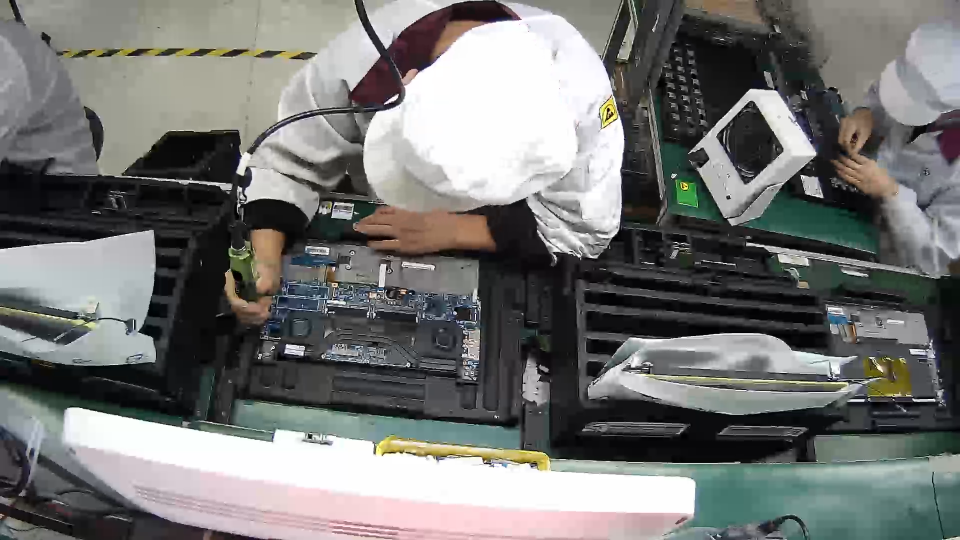
//> input picture images/1.png, 1920 x 1080 px (shown at 1/2 size)
$ ./sift_cv ../images/1.png ../images/10.png   (built with g++ and OpenCV 4)
//> lines starting //> are read from the running program, lines starting //| are printed output that depends on the picture
#include <iostream>
#include <opencv2/core/core.hpp>
#include <opencv2/features2d/features2d.hpp>
#include <opencv2/highgui/highgui.hpp>
#include <opencv2/opencv.hpp>
#include <opencv2/xfeatures2d.hpp>
#include <chrono>

using namespace std;
using namespace cv;

int main(int argc, char **argv)
{
    if (argc != 3) {
        cout << "usage: feature_extraction img1 img2" << endl;
        return 1;
    }

    //Read Images
    Mat img_1 = imread(argv[1], CV_LOAD_IMAGE_COLOR);
//> img_1 is the input picture: 1080 rows x 1920 cols, CV_8UC3; mean B, G, R 115.6, 117.5, 116.7
    resize(img_1, img_1, Size(0, 0), 0.125, 0.125);
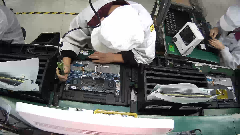
//> img_1: 135 rows x 240 cols, CV_8UC3; mean B, G, R 115.6, 117.5, 116.7
    img_1 = Mat(img_1, Rect(0, img_1.rows/2, img_1.cols, img_1.rows/2));
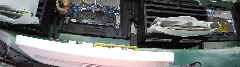
//> img_1: 67 rows x 240 cols, CV_8UC3; mean B, G, R 111.4, 112.1, 109.4
    Mat img_2 = imread(argv[2], CV_LOAD_IMAGE_COLOR);
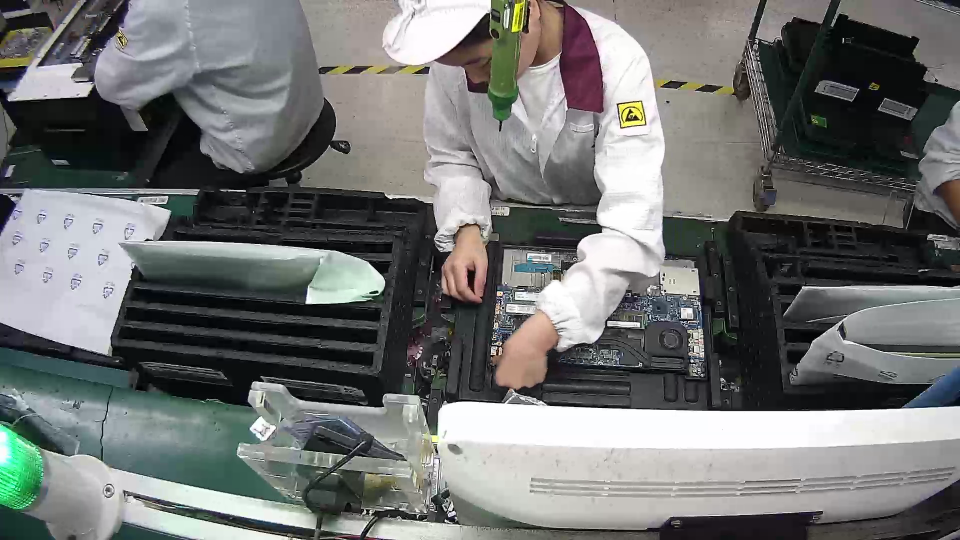
//> input picture images/10.png, 1920 x 1080 px (shown at 1/2 size)
//> img_2 is the input picture: 1080 rows x 1920 cols, CV_8UC3; mean B, G, R 114, 115.1, 113.2
    resize(img_2, img_2, Size(0, 0), 0.25, 0.25);
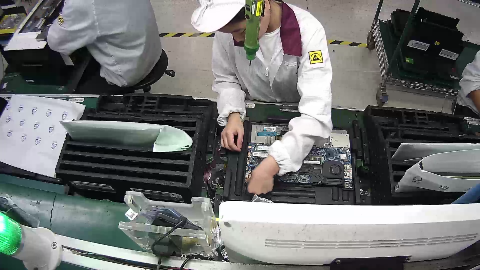
//> img_2: 270 rows x 480 cols, CV_8UC3; mean B, G, R 114.2, 115.3, 113.3
    assert(img_1.data != nullptr && img_2.data != nullptr);

    //Getting Feature Point
    std::vector<KeyPoint> kp1, kp2;
    Mat descriptor1, descriptor2;
    Ptr<Feature2D> sift1 = xfeatures2d::SIFT::create(10);
    Ptr<Feature2D> sift2 = xfeatures2d::SIFT::create(50);
    chrono::steady_clock::time_point t1 = chrono::steady_clock::now();
    sift1->detectAndCompute(img_1, Mat(), kp1, descriptor1);
//> kp1 = 10 keypoints; (x, y, size): (26, 43, 11.8), (27, 43, 12.5), (27, 43, 12.5), (161, 25, 2.2), (133, 29, 4.6), (36, 20, 4.8), (36, 20, 4.8), (144, 41, 12.2), (118, 21, 2.8), (171, 19, 3.4)
    sift2->detectAndCompute(img_2, Mat(), kp2, descriptor2);
//> kp2 = 50 keypoints; strongest (x, y, size): (174, 140, 19.3), (155, 149, 4.3), (343, 156, 3.5), (135, 264, 4.5)
    chrono::steady_clock::time_point t2 = chrono::steady_clock::now();
    chrono::duration<double> time_used = chrono::duration_cast<chrono::duration<double>>(t2 - t1);
    cout << "extract SIFT cost = " << time_used.count() << " seconds. " << endl;

    // [10 lines of commented-out code are left out]
    vector<DMatch> matches;
    BFMatcher matcher = BFMatcher(NORM_L2);
    t1 = chrono::steady_clock::now();
    matcher.match(descriptor1, descriptor2, matches);
//> matches = 10 matches
    t2 = chrono::steady_clock::now();
    time_used = chrono::duration_cast<chrono::duration<double>>(t2 - t1);
    cout << "match SIFT cost = " << time_used.count() << " seconds. " << endl;

    //Selecting Matched points
    auto min_max = minmax_element(matches.begin(), matches.end(),
                                    [](const DMatch &m1, const DMatch &m2) { return m1.distance < m2.distance; });
    double min_dist = min_max.first->distance;
//> min_dist = 254.8
    double max_dist = min_max.second->distance;
//> max_dist = 437.6

    printf("-- Max dist : %f \n", max_dist);
//| -- Max dist : 437.613983
    printf("-- Min dist : %f \n", min_dist);
//| -- Min dist : 254.797958

    //Dis(Describer) > 2 * normal - False with experienced value 30.0 as lower bound
    std::vector<DMatch> good_matches;
    for (int i = 0; i < descriptor1.rows; i++) {
        if (matches[i].distance <= max(2 * min_dist, 30.0)) {
            good_matches.push_back(matches[i]);
        }
    }

    //-- Draw Matches
    Mat img_match;
    Mat img_goodmatch;
    drawMatches(img_1, kp1, img_2, kp2, matches, img_match);
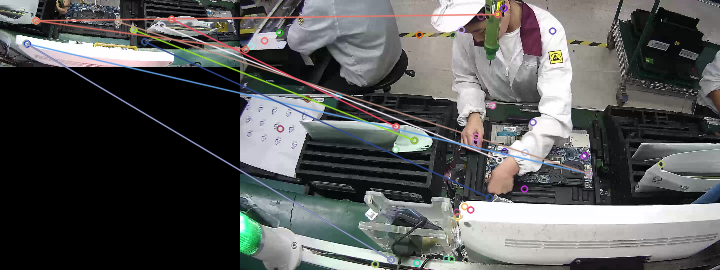
//> img_match: 270 rows x 720 cols, CV_8UC3; mean B, G, R 86.8, 87.4, 86.5
    drawMatches(img_1, kp1, img_2, kp2, good_matches, img_goodmatch);
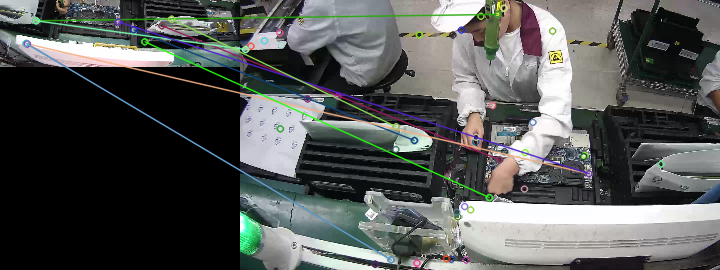
//> img_goodmatch: 270 rows x 720 cols, CV_8UC3; mean B, G, R 85.8, 87.4, 84.9
    imshow("all matches", img_match);
    imshow("good matches", img_goodmatch);
    imwrite("good_matches.png", img_goodmatch);
    waitKey(0);
}
